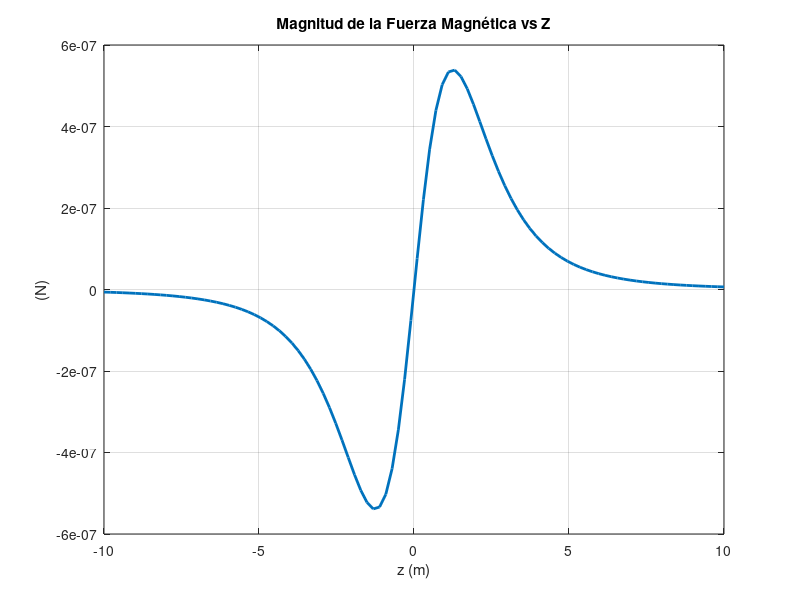

Recreate this plot in MATLAB.
% Grafica de la magnitud de la fuerza magnética
% Este código calcula y grafica la magnitud de la fuerza magnética (F) ejercida por un dipolo magnético (mu) de una góndola circular de radio (R), en función de la posición vertical (z), cuando una corriente (I) circula por la góndola.

% Parámetros
mu = 6.25;          % Dipolo magnético de la góndola (unidades dependen del contexto, como A*m^2)
mu0 = 4*pi*10^(-7);  % Permeabilidad magnética del vacío (Tesla metro por amperio, T*m/A)
I = 1;               % Corriente (1 A)
R = 2.5;             % Radio de la góndola (2.5 m)

% Valores de z
z = linspace(-10, 10, 100);  % Rango de valores para z, generando 100 puntos equidistantes en el intervalo -10 a 10 metros

% Cálculo de la fuerza magnética F
f = (3/2) * I * mu * mu0 * R^2 .* z ./ (R^2 + z.^2).^(5/2);

% Gráfica
plot(z, f, 'LineWidth', 2);
xlabel('z (m)');  % Etiqueta del eje x
ylabel('(N)');    % Etiqueta del eje y
title('Magnitud de la Fuerza Magnética vs Z');  % Título de la gráfica
grid on;  % Activar cuadrícula en la gráfica
